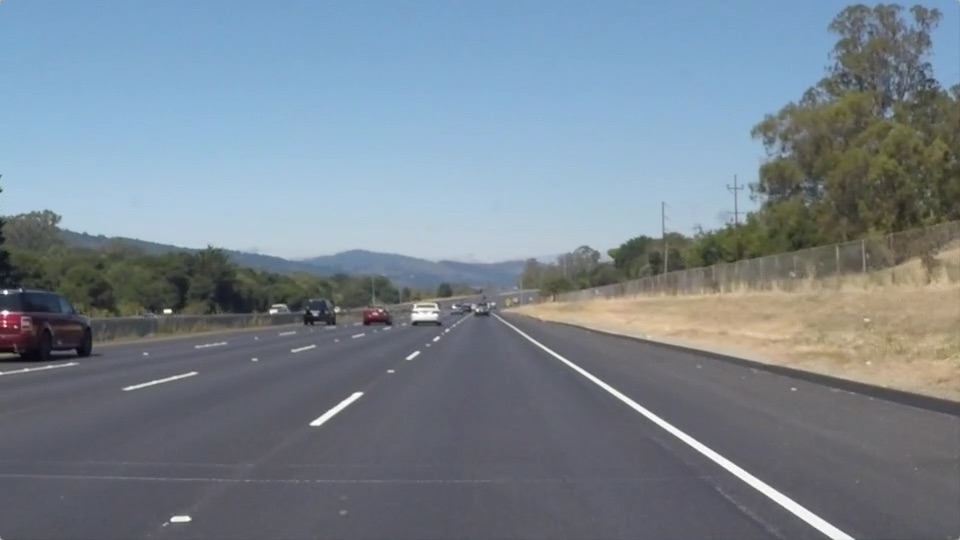
#> input picture test_images/solidWhiteRight.jpg, 960 x 540 px
$ jupyter execute --allow-errors P1.ipynb   (shell and % lines are left out)
#> lines starting #> are read from the running program, lines starting #| are printed output that depends on the picture; after the words box and inside, x2 and y2 are one past the last pixel; in counts of white or black regions, pixels touching at a corner belong together
# **Finding Lane Lines on the Road**
***
In this project, you will use the tools you learned about in the lesson to identify lane lines on the road.  You can develop your pipeline on a series of individual images, and later apply the result to a video stream (really just a series of images). Check out the video clip "raw-lines-example.mp4" (also contained in this repository) to see what the output should look like after using the helper functions below.

Once you have a result that looks roughly like "raw-lines-example.mp4", you'll need to get creative and try to average and/or extrapolate the line segments you've detected to map out the full extent of the lane lines.  You can see an example of the result you're going for in the video "P1_example.mp4".  Ultimately, you would like to draw just one line for the left side of the lane, and one for the right.

---
Let's have a look at our first image called 'test_images/solidWhiteRight.jpg'.  Run the 2 cells below (hit Shift-Enter or the "play" button above) to display the image.

**Note** If, at any point, you encounter frozen display windows or other confounding issues, you can always start again with a clean slate by going to the "Kernel" menu above and selecting "Restart & Clear Output".

---

**The tools you have are color selection, region of interest selection, grayscaling, Gaussian smoothing, Canny Edge Detection and Hough Tranform line detection.  You  are also free to explore and try other techniques that were not presented in the lesson.  Your goal is piece together a pipeline to detect the line segments in the image, then average/extrapolate them and draw them onto the image for display (as below).  Once you have a working pipeline, try it out on the video stream below.**

---

<figure>

 <figcaption>
 <p></p>
 <p style="text-align: center;"> Your output should look something like this (above) after detecting line segments using the helper functions below </p>
 </figcaption>
</figure>
 <p></p>
<figure>

 <figcaption>
 <p></p>
 <p style="text-align: center;"> Your goal is to connect/average/extrapolate line segments to get output like this</p>
 </figcaption>
</figure>

[cell 1]
#importing some useful packages
import matplotlib.pyplot as plt
import matplotlib.image as mpimg
import numpy as np
import cv2

[cell 2]
#reading in an image
image = mpimg.imread('test_images/solidWhiteRight.jpg')
#> image is the input picture: shape (540, 960, 3); mean R, G, B 120.3, 132.6, 143.7
#printing out some stats and plotting
print('This image is:', type(image), 'with dimesions:', image.shape)
#| This image is: <class 'numpy.ndarray'> with dimesions: (540, 960, 3)
plt.imshow(image)  #call as plt.imshow(gray, cmap='gray') to show a grayscaled image

**Some OpenCV functions (beyond those introduced in the lesson) that might be useful for this project are:**

`cv2.inRange()` for color selection
`cv2.fillPoly()` for regions selection
`cv2.line()` to draw lines on an image given endpoints
`cv2.addWeighted()` to coadd / overlay two images
`cv2.cvtColor()` to grayscale or change color
`cv2.imwrite()` to output images to file
`cv2.bitwise_and()` to apply a mask to an image

**Check out the OpenCV documentation to learn about these and discover even more awesome functionality!**

Below are some helper functions to help get you started. They should look familiar from the lesson!

[cell 3]
import math

def grayscale(img):
    """Applies the Grayscale transform
    This will return an image with only one color channel
    but NOTE: to see the returned image as grayscale
    you should call plt.imshow(gray, cmap='gray')"""
    return cv2.cvtColor(img, cv2.COLOR_BGR2GRAY)

def canny(img, low_threshold, high_threshold):
    """Applies the Canny transform"""
    return cv2.Canny(img, low_threshold, high_threshold)

def gaussian_blur(img, kernel_size):
    """Applies a Gaussian Noise kernel"""
    return cv2.GaussianBlur(img, (kernel_size, kernel_size), 0)

def region_of_interest(img, vertices):
    """
    Applies an image mask.

    Only keeps the region of the image defined by the polygon
    formed from `vertices`. The rest of the image is set to black.
    """
    #defining a blank mask to start with
    mask = np.zeros_like(img)

    #defining a 3 channel or 1 channel color to fill the mask with depending on the input image
    if len(img.shape) > 2:
        channel_count = img.shape[2]  # i.e. 3 or 4 depending on your image
        ignore_mask_color = (255,) * channel_count
    else:
        ignore_mask_color = 255

    #filling pixels inside the polygon defined by "vertices" with the fill color
    cv2.fillPoly(mask, vertices, ignore_mask_color)

    #returning the image only where mask pixels are nonzero
    masked_image = cv2.bitwise_and(img, mask)
    return masked_image


def draw_lines(img, lines, color=[255, 0, 0], thickness=2):
    # Calc average slope for left and right lane
    slope_left   = []
    slope_right  = []

    # Calc x value of left and right line for y = 0
    x_top_left        = []
    x_top_right       = []

    for line in lines:
        for x1,y1,x2,y2 in line:

            if (abs(x2-x1)>0):
                slope = ((y2-y1)/(x2-x1))

                if (slope > 0.5):
                    #average slope
                    slope_right.append(slope)
                    # x coordinate at y = 0 is given at x = x1 - y1/slope
                    x_top_right.append(x1 - y1/slope)
                elif (slope < -0.5):
                    #average slope
                    slope_left.append(slope)
                    # x coordinate at y = 0 is given at x = x1 - y1/slope
                    x_top_left.append(x1 - y1/slope)

    if (len(slope_left) > 0):
        # calc avergae x coordinate at y = 0
        x_top_left       = np.median(x_top_left)
        # calc avergae slope
        slope_left       = np.median(slope_left)

        # setup line from (xBot, yBot) to (xTop, yTop)
        imshape = img.shape
        yBot = imshape[0]

        if (abs(slope_left) > 0):
            xBot = int(round(yBot/slope_left + x_top_left))
            yTop = int(round(imshape[0]*0.65))
            xTop = int(round(yTop/slope_left + x_top_left))
            # draw line
            cv2.line(img, (xBot, yBot), (xTop, yTop), color, thickness)

    if (len(slope_right) > 0):
        # calc avergae x coordinate at y = 0
        x_top_right      = np.median(x_top_right)
        # calc avergae slope
        slope_right       = np.median(slope_right)

        # setup line from (xBot, yBot) to (xTop, yTop)
        imshape = img.shape
        yBot = imshape[0]

        if (abs(slope_right) > 0):
            xBot = int(round(yBot/slope_right + x_top_right))
            yTop = int(round(imshape[0]*0.65))
            xTop = int(round(yTop/slope_right + x_top_right))
            # draw line
            cv2.line(img, (xBot, yBot), (xTop, yTop), color, thickness)

def hough_lines(edges, img, rho, theta, threshold, min_line_len, max_line_gap):
    """
    `img` should be the output of a Canny transform.

    Returns an image with hough lines drawn.
    """
    lines = cv2.HoughLinesP(edges, rho, theta, threshold, np.array([]), minLineLength=min_line_len, maxLineGap=max_line_gap)
    # line_img = np.zeros((*img.shape, 3), dtype=np.uint8)
    draw_lines(img, lines)
    return img

def process_image(image):
    # NOTE: The output you return should be a color image (3 channel) for processing video below
    # TODO: put your pipeline here,
    # you should return the final output (image with lines are drawn on lanes)

    # Grayscale the image
    gray = grayscale(image)

    # Define a kernel size and apply Gaussian smoothing
    kernel_size = 3
    blur_gray = gaussian_blur(gray, kernel_size)

    # Define our parameters for Canny and apply
    high_threshold, thresh_im = cv2.threshold(blur_gray, 0, 255, cv2.THRESH_BINARY + cv2.THRESH_OTSU)
    low_threshold = 0.5*high_threshold
    edges = canny(blur_gray, low_threshold, high_threshold)

    # Define a triangle region of interest
    imshape = image.shape
    left_bottom  = [100, imshape[0]]
    right_bottom = [imshape[1]-100, imshape[0]]
    right_top    = [imshape[1]*0.55, imshape[0]*0.6]
    left_top     = [imshape[1]*0.45, imshape[0]*0.6]

    # Crop the Canny edge image
    vertices     = np.array([[left_bottom], [right_bottom], [right_top], [left_top]], dtype=np.int32)
    masked_edges = region_of_interest(edges, np.int32([vertices]))

    # Define the Hough transform parameters
    rho             = 1         # distance resolution in pixels of the Hough grid
    theta           = np.pi/180 # angular resolution in radians of the Hough grid
    threshold       = 40       # minimum number of votes (intersections in Hough grid cell)
    min_line_length = 30       # minimum number of pixels making up a line
    max_line_gap    = 100       # maximum gap in pixels between connectable line segments

    # Run Hough on edge detected image
    line_image = hough_lines(masked_edges, image, rho, theta, threshold,min_line_length, max_line_gap)

    #plt.imshow(line_image)
    return line_image

## Test on Images

Now you should build your pipeline to work on the images in the directory "test_images"
**You should make sure your pipeline works well on these images before you try the videos.**

[cell 4]
import os
files = os.listdir( "test_images/" )

for file in files:
    image = (mpimg.imread("test_images/" + file)*255).astype('uint8')
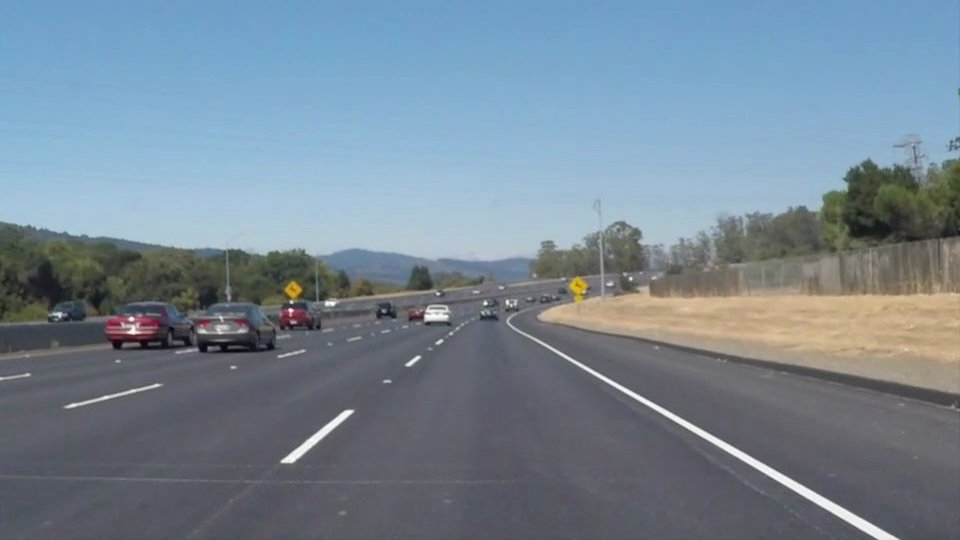
#> input picture test_images/solidWhiteCurve.jpg, 960 x 540 px
    lane_image = process_image(image)
#> in grayscale, `return cv2.cvtColor(img, cv2.COLOR_BGR2GRAY)`:
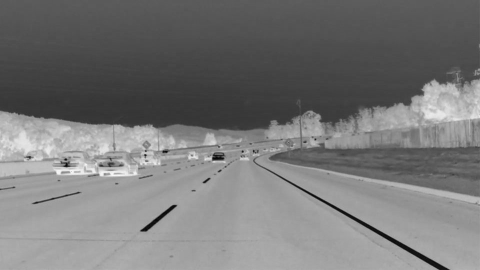
#> returned value: shape (540, 960) (shown at 1/2 size); min 1, max 251, mean 119.3
#> in process_image, `high_threshold, thresh_im = cv2.threshold(blur_gray, 0, 255, cv2.THRES..`:
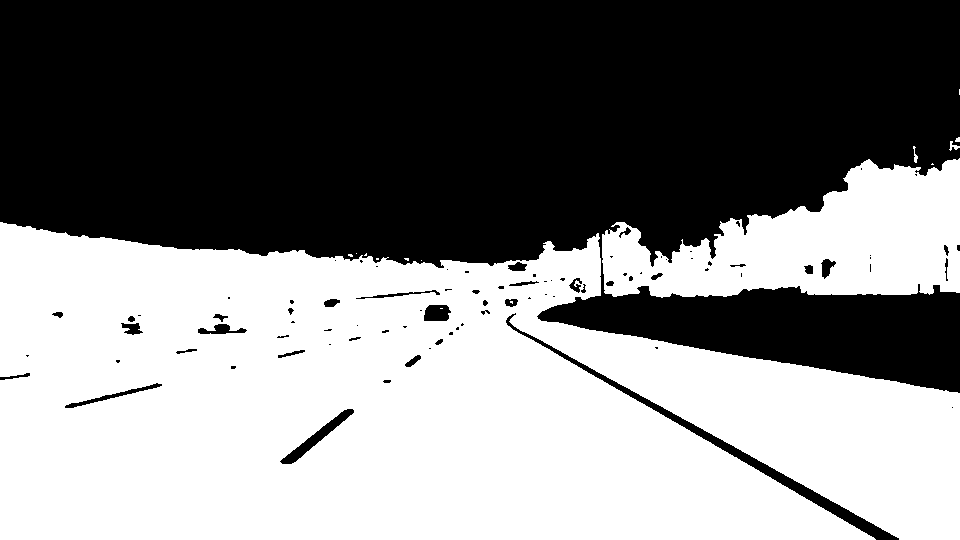
#> thresh_im: shape (540, 960); 50.3% white; 88 black regions (51 under 20 px), largest, box (x1, y1, x2, y2) and area: (0, 0, 960, 393) 250641, (506, 313, 899, 540) 3220, (280, 409, 354, 464) 769
#> in process_image, `high_threshold, thresh_im = cv2.threshold(blur_gray, 0, 255, cv2.THRES..`: high_threshold = 119
#> in process_image, `low_threshold = 0.5*high_threshold`: low_threshold = 59.5
#> in canny, `return cv2.Canny(img, low_threshold, high_threshold)`:
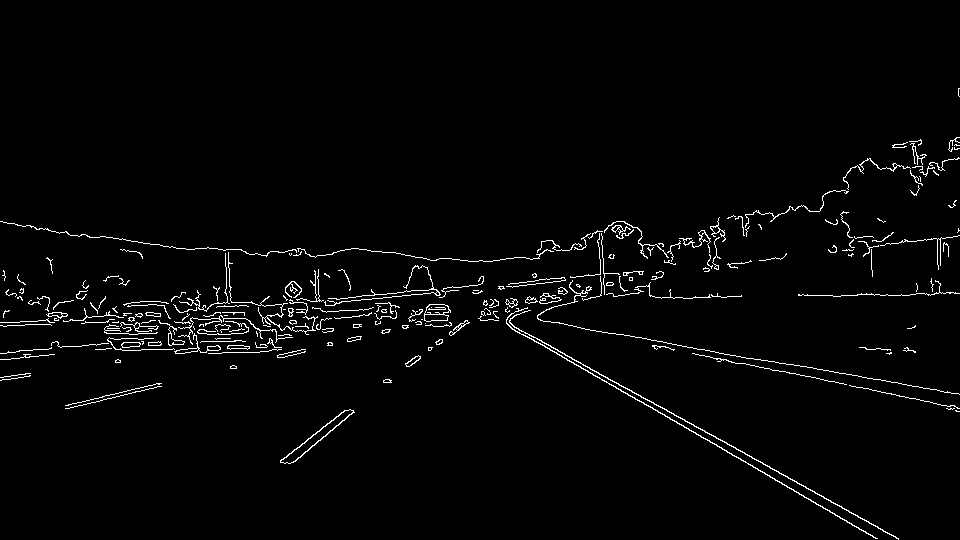
#> returned value: shape (540, 960); 2.2% white in thin lines or dots, all inside (x1, y1, x2, y2) = (0, 88, 960, 540)
#> in region_of_interest, `cv2.fillPoly(mask, vertices, ignore_mask_color)`:
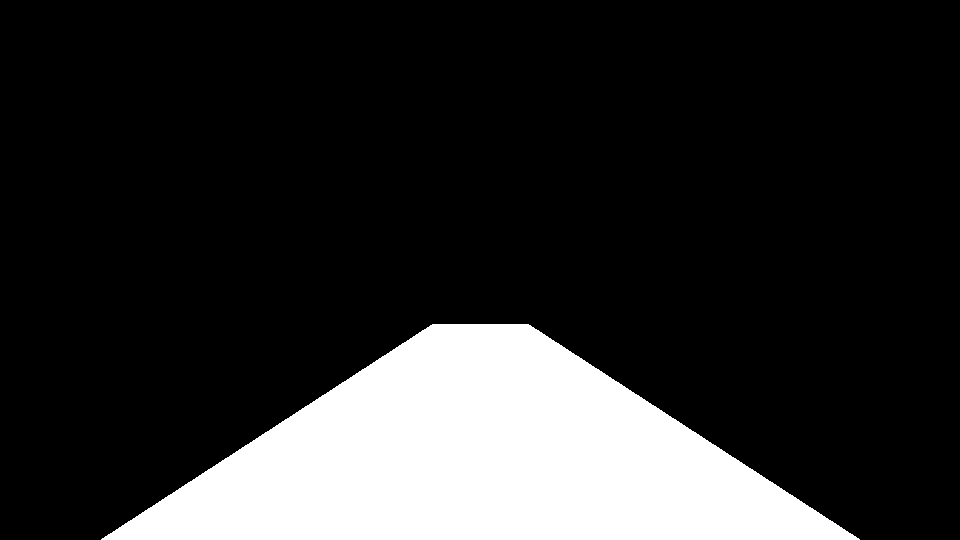
#> mask: shape (540, 960); 17.9% white; 1 white region, box (x1, y1, x2, y2) and area: (101, 324, 860, 540) 92564
#> in region_of_interest, `masked_image = cv2.bitwise_and(img, mask)`:
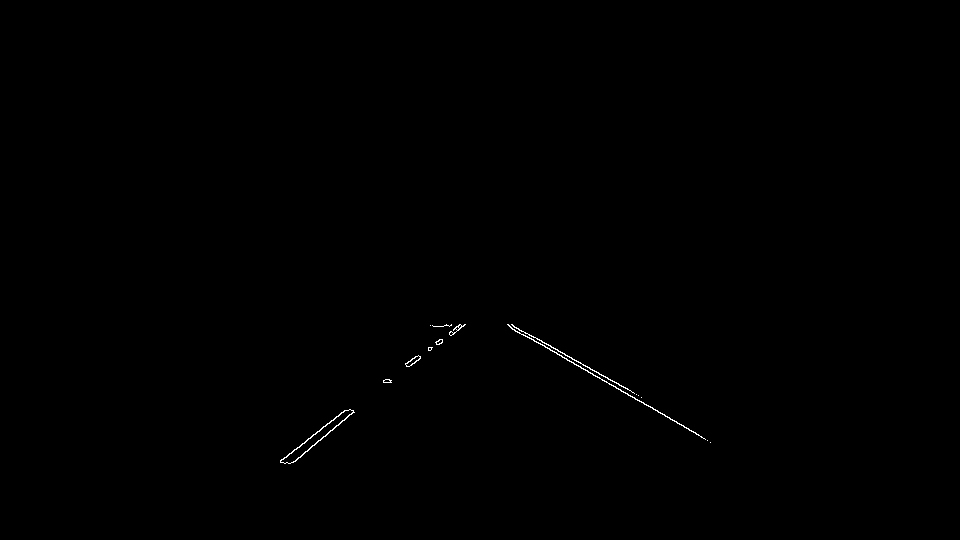
#> masked_image: shape (540, 960); 0.18% white in thin lines or dots, all inside (x1, y1, x2, y2) = (280, 324, 711, 464)
#> in hough_lines, `lines = cv2.HoughLinesP(edges, rho, theta, threshold, np.array([]), mi..`: lines = [[509, 326, 710, 442], [511, 324, 633, 392], [507, 324, 704, 438], [292, 462, 439, 339], [281, 459, 463, 326], [312, 435, 464, 324], [295, 461, 459, 324]]
#> the loop in draw_lines, `for line in lines:` made 7 passes
#> after the loop in draw_lines, `for line in lines:`: slope_left = [-0.837, -0.731, -0.73, -0.835]; slope_right = [0.577, 0.557, 0.579]; x_top_left = [844.1, 909.1, 907.7, 846.9]; x_top_right = [-55.88, -70.29, -52.89]
#> in draw_lines, `x_top_left       = np.median(x_top_left)`: x_top_left = 877.3
#> in draw_lines, `slope_left       = np.median(slope_left)`: slope_left = -0.783
#> in draw_lines, `xBot = int(round(yBot/slope_left + x_top_left))`: xBot = 188
#> in draw_lines, `xTop = int(round(yTop/slope_left + x_top_left))`: xTop = 429
#> in draw_lines, `x_top_right      = np.median(x_top_right)`: x_top_right = -55.88
#> in draw_lines, `slope_right       = np.median(slope_right)`: slope_right = 0.577
#> in draw_lines, `xBot = int(round(yBot/slope_right + x_top_right))`: xBot = 880
#> in draw_lines, `xTop = int(round(yTop/slope_right + x_top_right))`: xTop = 552
#> in draw_lines, `cv2.line(img, (xBot, yBot), (xTop, yTop), color, thickness)`:
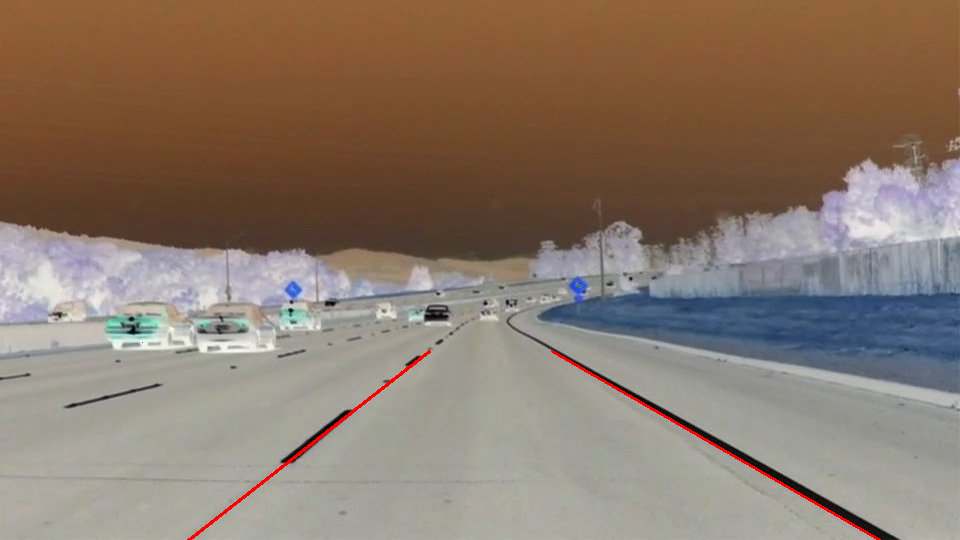
#> img: shape (540, 960, 3); mean R, G, B 138, 121.1, 107.5
#> pass 3 of the loop `for file in files:`:
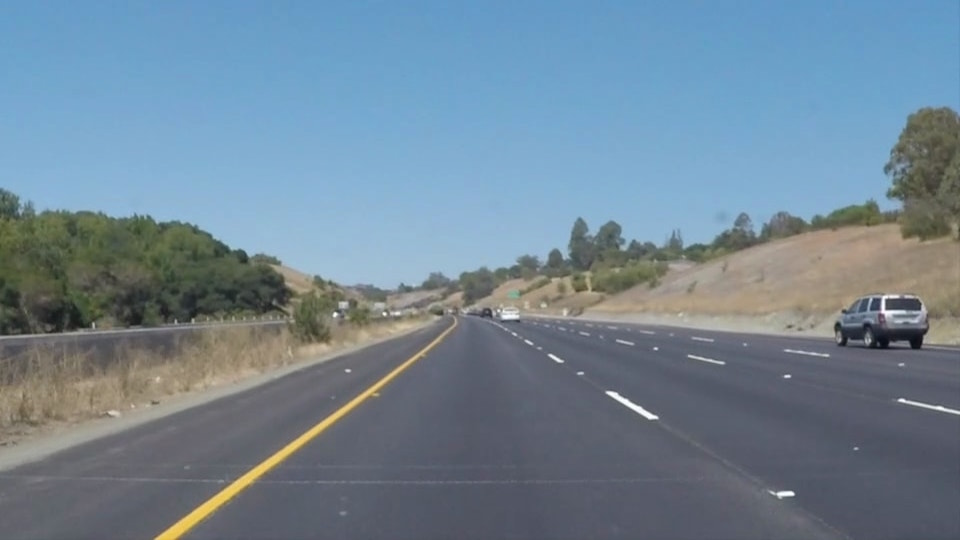
#> input picture test_images/solidYellowCurve.jpg, 960 x 540 px
#> in process_image (call 3), `high_threshold, thresh_im = cv2.threshold(blur_gray, 0, 255, cv2.THRES..`:
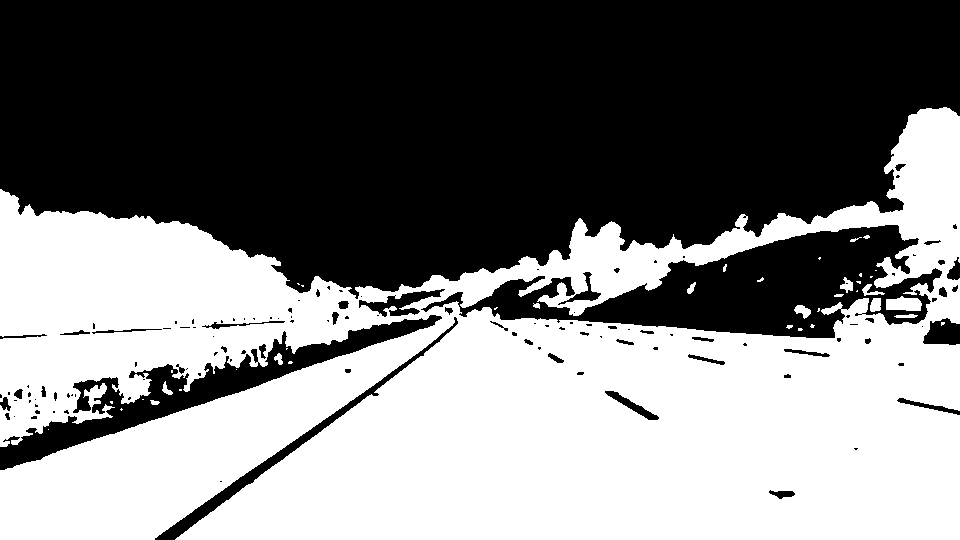
#> thresh_im: shape (540, 960); 48.1% white; 40 white regions (24 under 20 px), largest, box (x1, y1, x2, y2) and area: (0, 107, 960, 540) 247800, (886, 296, 922, 311) 427, (794, 305, 811, 319) 136
#> high_threshold = 121
#> low_threshold = 60.5
#> the loop in draw_lines (call 3), `for line in lines:` made 8 passes
#> line on passes 1 to 4: [[154, 538, 452, 329]], [[175, 539, 449, 332]], [[155, 539, 395, 370]], [[278, 462, 440, 340]]
#> after the loop in draw_lines (call 3), `for line in lines:`: slope_left = [-0.701, -0.755, -0.704, -0.753, -0.714]; slope_right = [0.62, 0.599, 0.596]; x_top_left = [921.1, 888.5, 920.4, 891.5, 911]; x_top_right = [-26.81, -41.15, -42.28]
#> in draw_lines (call 3), `x_top_left       = np.median(x_top_left)`: x_top_left = 911
#> in draw_lines (call 3), `slope_left       = np.median(slope_left)`: slope_left = -0.714
#> in draw_lines (call 3), `xBot = int(round(yBot/slope_left + x_top_left))`: xBot = 155
#> in draw_lines (call 3), `xTop = int(round(yTop/slope_left + x_top_left))`: xTop = 420
#> in draw_lines (call 3), `x_top_right      = np.median(x_top_right)`: x_top_right = -41.15
#> in draw_lines (call 3), `slope_right       = np.median(slope_right)`: slope_right = 0.599
#> in draw_lines (call 3), `xBot = int(round(yBot/slope_right + x_top_right))`: xBot = 861
#> in draw_lines (call 3), `xTop = int(round(yTop/slope_right + x_top_right))`: xTop = 545
#> in draw_lines (call 3), `cv2.line(img, (xBot, yBot), (xTop, yTop), color, thickness)`:
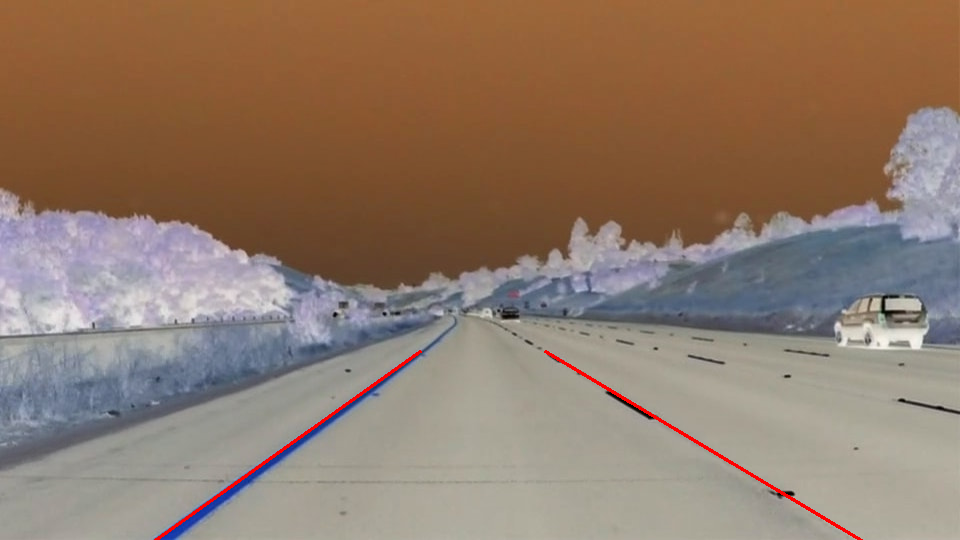
#> img: shape (540, 960, 3); mean R, G, B 143.6, 122.1, 106.4
    plt.imshow(lane_image)
    plt.show()
